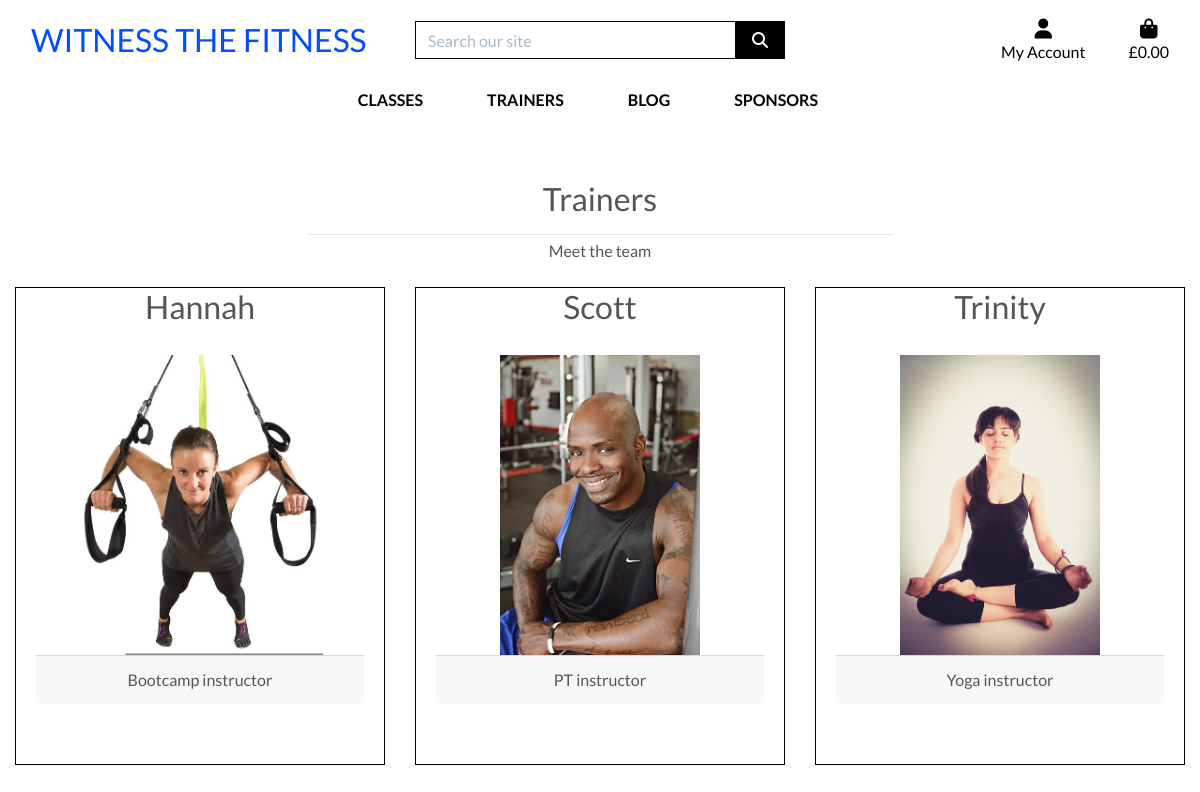
Screenshot of /trainers/ with the database file from the repository.
### trainers/models.py (models this page shows, shortened)
class Trainers(models.Model):
    trainer_name = models.CharField(max_length=100, null=False, blank=False)
    slug = models.SlugField(max_length=200, unique=True, null=True)
    trainer_email = models.EmailField(max_length=254, null=False, blank=False)
    trainer_phone_number = models.CharField(max_length=20, null=False, blank=False)
    trainer_bio = models.TextField(null=False)
    trainer_image = models.ImageField(null=True, blank=True)
    trainer_category = models.CharField(max_length=20, blank=False, null=True)
    class Meta:
        db_table = 'Trainers'
        verbose_name = 'Trainer'

### trainers/views.py (the view)
# urls.py: path('', views.TrainerList.as_view(), name='trainers'),
class TrainerList(generic.ListView):
    model = Trainers
    queryset = Trainers.objects.all().order_by('trainer_category')
    template_name = 'trainers/trainers.html'
    paginate_by = 6

### bag/contexts.py (called while the page is built, shortened)
def bag_contents(request):
    bag_items = []
    total = 0
    product_count = 0
    bag = request.session.get('bag', {})
    context = {
        'bag_items': bag_items,
        'total': total,
        'product_count': product_count,
    }
    return context

### trainers/templates/trainers/trainers.html (shortened to what this page needs)
{% extends "base.html" %}
{% load static %}
{% block page_header %}
    <div class="container header-container">
    </div>
{% endblock %}
{% block content %}
    <div class="container-fluid">
        <div class="row">
            <div class="col text-center mt-3">
                <h2 class=>Trainers</h2>
                <hr class="w-50 mb-1">
                <p>Meet the team</p>
            </div>
        </div>
        <div class="row">
            <div class="col-12 left">
                <div class="row">
                {% for trainer in trainers_list %}
                    <div class="col-md-4 mt-2 mb-2">
                        <div class="index-card mb-4 h-100 text-center">
                            <div class="car-title">
                                <h2>{{ trainer.trainer_name }}</h2>
                            </div>
                            <div class="card-body justify-content-md-center">
                                <div class="image-container">
                                    {% if trainer.trainer_image %}
                                        <a href="{% url 'trainer_detail' trainer.slug %}" class="post-link">
                                            <img class="card-img-top" src="{{ trainer.trainer_image.url }}" alt="trainer-image">
                                        </a>
                                    {% else %}
                                        <a href="{% url 'trainer_detail' trainer.slug %}" class="post-link">
                                            <img class="card-img-top"
                                                src="{{ MEDIA_URL }}noimage.png" alt="placeholder">
                                        </a>
                                    {% endif %}
                                </div>
                                <p class="card-footer">{{ trainer.trainer_category }} instructor</p>
                            </div>
                        </div>
                    </div>
                {% if forloop.counter|divisibleby:3 %}
                </div>
                {% endif %}
                {% endfor %}
            </div>
        </div>
    </div>
{% endblock %}

### static/css/base.css (style rules this page uses)
html { height: 100%; }
body { background: url('/media/homepage_background.jpg') no-repeat center center fixed; background-size: cover; height: calc(100vh - 164px); color: #555; font-family: 'Lato'; }
.index-card { border: 1px solid #000000; background-color: transparent; }
.card-img-top { width: 100%; height: 25vw; object-fit: scale-down; }
.image-container { position: relative; text-align: center; }
@media (min-width: 1200px) { .container { max-width: 80%; } }
@media (min-width: 992px) { .header-container { padding-top: 164px; } }

### rows the page displays
Trainers: trainer_name "Hannah", trainer_image (picture), trainer_category "Bootcamp"
Trainers: trainer_name "Scott", trainer_image (picture), trainer_category "PT"
Trainers: trainer_name "Trinity", trainer_image (picture), trainer_category "Yoga"
